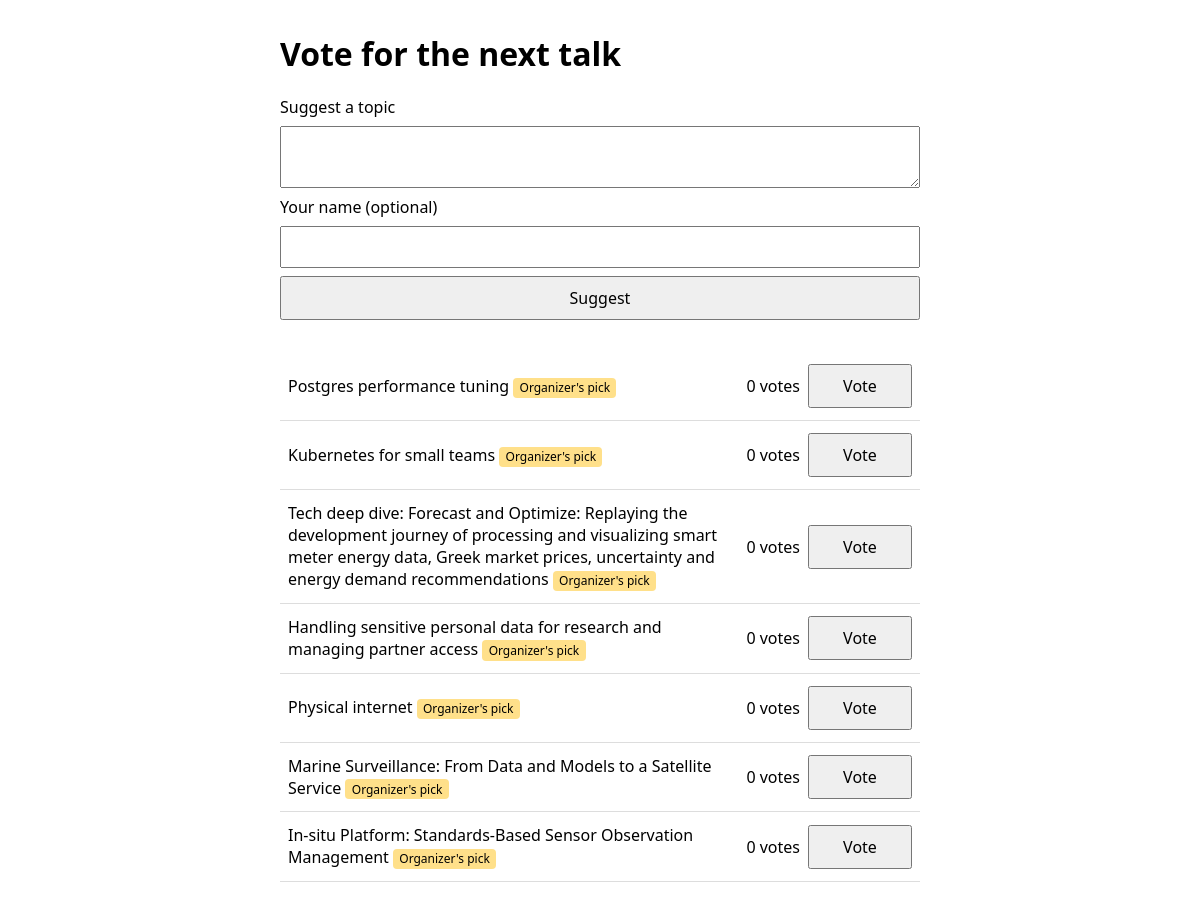
The page / on the database its author committed.
### tables this page shows
CREATE TABLE topics (
    id INTEGER PRIMARY KEY AUTOINCREMENT,
    title TEXT NOT NULL CHECK (length(title) BETWEEN 1 AND 280),
    author TEXT,
    source TEXT NOT NULL CHECK (source IN ('organizer', 'attendee')),
    created_at TEXT NOT NULL DEFAULT (strftime('%Y-%m-%dT%H:%M:%fZ', 'now'))
);

### app/main.py (the view)
@app.get("/", response_class=HTMLResponse)
def index(request: Request):
    return render_topics(request, "index.html")

### templates/index.html (shortened to what this page needs)
<!doctype html>
<html lang="en">
<head>
</head>
<body>
  <h1>Vote for the next talk</h1>
  <form hx-post="/topics" hx-target="#topic-list" hx-swap="innerHTML"
        hx-on::after-request="if (event.detail.xhr.status === 200) this.reset()">
    <label for="title">Suggest a topic</label>
    <textarea id="title" name="title" required maxlength="280" rows="2"></textarea>
    <label for="author">Your name (optional)</label>
    <input id="author" name="author" type="text">
    <button type="submit">Suggest</button>
  </form>
  <div id="topic-list" hx-get="/topics" hx-trigger="every 3s" hx-swap="innerHTML">
    {% include "_topics.html" %}
  </div>
</body>
</html>

### templates/_topics.html (shortened to what this page needs)
{% if topics %}
<ul>
  {% for topic in topics %}
  {% set voted = topic.id == voted_topic_id %}
  <li class="topic{% if voted %} voted{% endif %}" id="topic-{{ topic.id }}">
    <div class="body">
      <div>{{ topic.title }}{% if topic.source == "organizer" %}<span class="badge">Organizer's pick</span>{% endif %}</div>
    </div>
    <div class="vote">
      <span class="count">{{ topic.votes }} vote{{ "" if topic.votes == 1 else "s" }}</span>
      <button type="button" hx-post="/topics/{{ topic.id }}/vote" hx-target="#topic-list" hx-swap="innerHTML"
              aria-pressed="{{ 'true' if voted else 'false' }}">{{ "Your vote" if voted else "Vote" }}</button>
    </div>
  </li>
  {% endfor %}
</ul>
{% else %}
<p>No topics yet. Be the first to suggest one!</p>
{% endif %}

### templates/index.html (style rules this page uses)
body { font-family: system-ui, sans-serif; max-width: 40rem; margin: 2rem auto; padding: 0 1rem; }
form { display: grid; gap: .5rem; margin-bottom: 2rem; }
input, textarea, button { font: inherit; padding: .5rem; }
button { min-height: 44px; cursor: pointer; }
ul { list-style: none; padding: 0; }
li { border-bottom: 1px solid #ddd; padding: .75rem .5rem; display: flex; gap: .75rem; align-items: center; justify-content: space-between; }
.body { flex: 1; min-width: 0; overflow-wrap: anywhere; }
.vote { display: flex; gap: .5rem; align-items: center; white-space: nowrap; flex-shrink: 0; }
.vote button { min-width: 6.5rem; }
.count { font-variant-numeric: tabular-nums; }
.badge { display: inline-block; white-space: nowrap; background: #ffe08a; border-radius: .25rem; padding: .1rem .4rem; font-size: .75rem; margin-left: .25rem; }

### rows shown on the page
topics: title "Postgres performance tuning", source "Organizer's pick", votes "0", votes "s", value "Vote"
topics: title "Kubernetes for small teams", source "Organizer's pick", votes "0", votes "s", value "Vote"
topics: title "Tech deep dive: Forecast and Optimize: Replaying the development journey of processing and visualizing smart meter energy data, Greek market prices, uncertainty and energy demand recommendations", source "Organizer's pick", votes "0", votes "s", value "Vote"
topics: title "Handling sensitive personal data for research and managing partner access", source "Organizer's pick", votes "0", votes "s", value "Vote"
topics: title "Physical internet", source "Organizer's pick", votes "0", votes "s", value "Vote"
topics: title "Marine Surveillance: From Data and Models to a Satellite Service", source "Organizer's pick", votes "0", votes "s", value "Vote"
topics: title "In-situ Platform: Standards-Based Sensor Observation Management", source "Organizer's pick", votes "0", votes "s", value "Vote"
